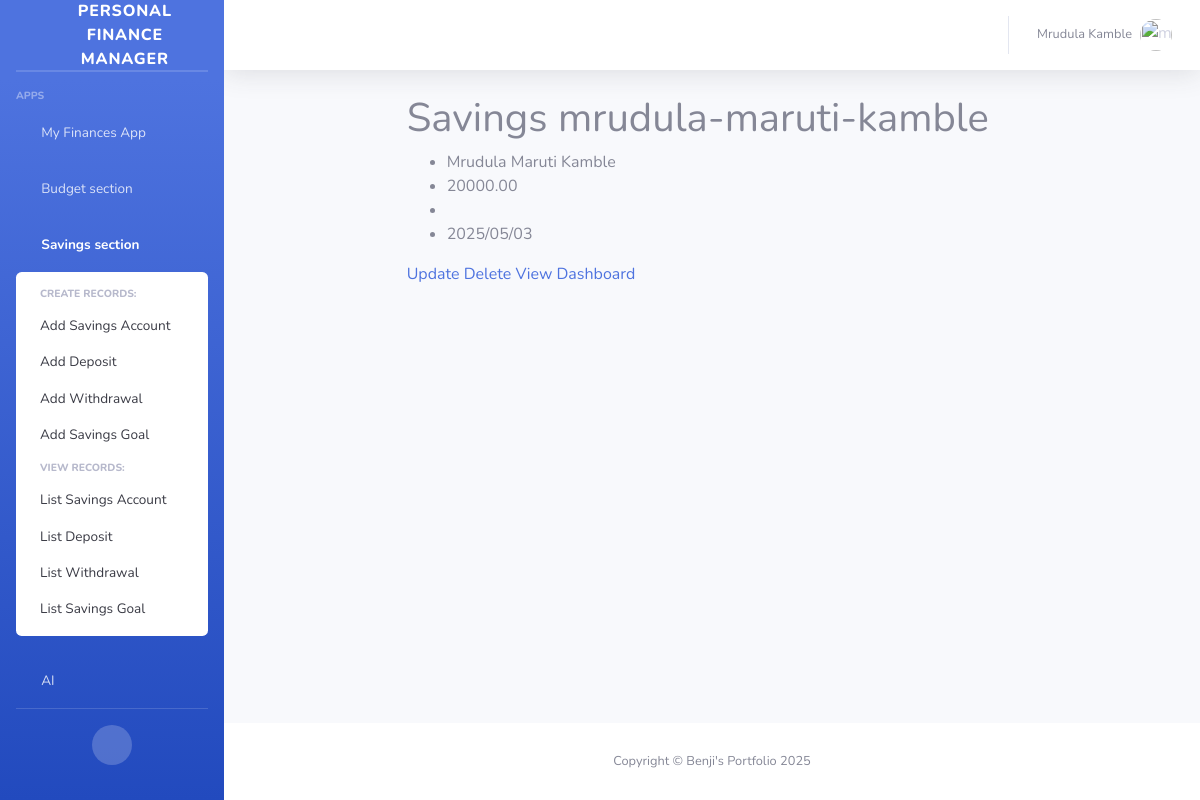
Screenshot of /savings_section/savings_detail/mrudula-maruti-kamble/ (signed in) with the database file from the repository.
### accounts/models.py (models this page shows, shortened)
class CustomUser(AbstractUser, PermissionsMixin):
    first_name = models.CharField(_('first name'), max_length=30, blank=False, null=False, unique=True)
    last_name = models.CharField(_('last name'), max_length=30, blank=False, null=False, unique=True)
    email = models.EmailField(_('email address'), unique=True, blank=False, null=False)
    phone_number = models.CharField(max_length=15, blank=False, null=False)
    is_active = models.BooleanField(_('active'), default=False)
    is_staff = models.BooleanField(_('staff status'), default=False)
    enable_two_factor_authentication = models.BooleanField(null=True, blank=True)
    date_joined = models.DateTimeField(_('date joined'), default=timezone.now)
    email_verified = models.BooleanField(_('email verified'), default=False,
                                         help_text=_('Designates whether the user has verified their email.'))
    objects = CustomUserManager()
    USERNAME_FIELD = 'email'
    REQUIRED_FIELDS = ['first_name', 'last_name']

### savings_section/models.py (models this page shows, shortened)
class SavingsAccount(models.Model):
    user = models.ForeignKey(settings.AUTH_USER_MODEL, on_delete=models.CASCADE)
    name = models.CharField(max_length=50, null=False, blank=False)
    balance = models.DecimalField(max_digits=10, decimal_places=2)
    slug = models.SlugField(blank=True, null=True, unique=True)
    description = models.TextField(max_length=100, null=True, blank=True)
    created_at = models.DateTimeField(auto_now_add=True)
    updated_at = models.DateTimeField(auto_now=True)

### savings_section/views.py (the view)
# urls.py: path('savings_detail/<slug:slug>/', SavingsAccountDetailView.as_view(), name='savings_detail'),
@method_decorator(login_required, name='dispatch')
@method_decorator(csrf_protect, name='dispatch')
class SavingsAccountDetailView(DetailView):
    model = SavingsAccount
    template_name = 'savings_section/savings_section_detail.html'
    extra_context = {'detail_what': 'Savings'}
    def get_queryset(self):
        user = self.request.user
        return SavingsAccount.objects.filter(user=user).order_by('-id')

### helper/context_processors.py (called while the page is built)
def add_custom_context(request):
    return {
        'app_name': request.resolver_match.app_name,
        'page_path': request.path,
        'today': datetime.today(),
        'user': request.user if request.user.is_authenticated else None
    }

### templates/savings_section/savings_section_detail.html (shortened to what this page needs)
{% extends 'base2.html' %}
{% block content %}
<div class="row">
    <div class="col-lg-8 mx-auto">
        <h1>{{detail_what}} {{object.slug}}</h1>
        <ul>
            {% if detail_what == 'Savings' %}
                <li>{{ object.name }}</li>
                <li>{{ object.balance }}</li>
                <li>{{ object.description }}</li>
                <li>{{ object.created_at|date:"Y/m/d" }}</li>
            {% endif %}
        </ul>
        {% if detail_what == 'Savings' %}
        <a href="{% url 'savings_section:savings_update' object.slug %}">Update</a>
        <a href="{% url 'savings_section:savings_delete' object.slug %}">Delete</a>
        <a href="{% url 'savings_section:savings_summary' object.slug %}">View Dashboard</a>
        {% elif detail_what == 'Deposit' %}
         <a href="{% url 'savings_section:deposit_update' object.slug %}">Update</a>
        <a href="{% url 'savings_section:deposit_delete' object.slug %}">Delete</a>
        {% elif details_what == 'Withdrawal' %}
         <a href="{% url 'savings_section:withdrawal_update' object.slug %}">Update</a>
        <a href="{% url 'savings_section:withdrawal_delete' object.slug %}">Delete</a>
        {% elif detail_what == 'SavingsGoal' %}
         <a href="{% url 'savings_section:savings_goal_update' object.slug %}">Update</a>
        <a href="{% url 'savings_section:savings_goal_delete' object.slug %}">Delete</a>
        {% endif %}
    </div>
</div>
{% endblock %}

### templates/base2.html (shortened to what this page needs)
{% load static %}
{% load crispy_forms_tags %}
<html lang="en">
<head>
    <link href="{% static 'vendor/fontawesome-free/css/all.min.css' %}" rel="stylesheet" type="text/css">
    <link href="{% static 'css/sb-admin-2.min.css' %}" rel="stylesheet">
</head>
<body id="page-top">
<div id="wrapper">
    <ul class="navbar-nav bg-gradient-primary sidebar sidebar-dark accordion" id="accordionSidebar">
        <a class="sidebar-brand d-flex align-items-center justify-content-center" href="{% url 'website:index' %}">
            <div class="sidebar-brand-icon rotate-n-15">
                <i class="fas fa-laugh-wink"></i>
            </div>
            <div class="sidebar-brand-text mx-3">Personal Finance Manager</div>
        </a>
        <hr class="sidebar-divider my-0">
        <hr class="sidebar-divider">
        <div class="sidebar-heading">
            Apps
        </div>
        {% if user %}
            <li class="nav-item{% if app_name == 'my_finances' %} active{% endif %}">
                <a class="nav-link{% if app_name != 'my_finances' %} collapsed{% endif %}" href="#"
                   data-toggle="collapse" data-target="#collapseTwo"
                   aria-expanded="true" aria-controls="collapseTwo">
                    <i class="fas fa-fw fa-cog"></i>
                    <span>My Finances App</span>
                </a>
                        {% url 'my_finances:current_period' as my_finances_current_period %}
                        {% url 'my_finances:year_overview' as my_finances_year_overview %}
                        {% url 'my_finances:balance_create' as my_finances_balance_create %}
                        {% url 'my_finances:income_create' as my_finances_income_create %}
                        {% url 'my_finances:outcome_create' as my_finances_outcome_create %}
                        {% url 'my_finances:balance_list' as my_finances_balance_list %}
                        {% url 'my_finances:income_list' as my_finances_income_list %}
                        {% url 'my_finances:outcome_list' as my_finances_outcome_list %}
            </li>
       <li class="nav-item{% if app_name == 'budget_section' %} active{% endif %}">
            <a class="nav-link{% if app_name != 'budget_section' %} collapsed{% endif %}" href="#"
               data-toggle="collapse" data-target="#collapse2"
               aria-expanded="true" aria-controls="collapse2">
                <i class="fas fa-fw fa-cog"></i>
                <span>Budget section</span>
            </a>
                    {% url 'budget_section:budget_create' as budget_section_budget_create %}
                    {% url 'budget_section:category_create' as budget_section_category_create %}
                    {% url 'budget_section:transaction_create' as budget_section_transaction_create %}
                     {% url 'budget_section:budget_list' as budget_section_budget_list %}
                    {% url 'budget_section:category_list' as budget_section_category_list %}
                    {% url 'budget_section:transaction_list' as budget_section_transaction_list %}
        </li>
          <li class="nav-item{% if app_name == 'savings_section' %} active{% endif %}">
            <a class="nav-link{% if app_name != 'savings_section' %} collapsed{% endif %}" href="#"
               data-toggle="collapse" data-target="#collapse3"
               aria-expanded="true" aria-controls="collapse3">
                <i class="fas fa-fw fa-cog"></i>
                <span>Savings section</span>
            </a>
            <div id="collapse3" class="collapse{% if app_name == 'savings_section' %} show{% endif %}"
                 aria-labelledby="headingTwo" data-parent="#accordionSidebar">
                <div class="bg-white py-2 collapse-inner rounded">
                    <h6 class="collapse-header">Create records:</h6>
                    {% url 'savings_section:savings_create' as savings_section_savings_create %}
                    {% url 'savings_section:deposit_create' as savings_section_deposit_create %}
                    {% url 'savings_section:withdrawal_create' as savings_section_withdrawal_create %}
                    {% url 'savings_section:savings_goal_create' as savings_section_savings_goal_create %}
                    <a class="collapse-item{% if page_path == savings_section_savings_create %} active{% endif %}"
                           href="{{ savings_section_savings_create }}">Add Savings Account</a>
                    <a class="collapse-item{% if page_path == savings_section_deposit_create %} active{% endif %}"
                       href="{{ savings_section_deposit_create }}">Add Deposit</a>
                    <a class="collapse-item{% if page_path == savings_section_withdrawal_create %} active{% endif %}"
                       href="{{savings_section_withdrawal_create }}">Add Withdrawal</a>
                    <a class="collapse-item{% if page_path == savings_section_savings_goal_create %} active{% endif %}"
                       href="{{savings_section_savings_goal_create }}">Add Savings Goal</a>
                    <h6 class="collapse-header">View records:</h6>
                    {% url 'savings_section:savings_list' as savings_section_savings_list %}
                    {% url 'savings_section:deposits_list' as savings_section_deposit_list %}
                    {% url 'savings_section:withdrawals_list' as savings_section_withdrawal_list %}
                    {% url 'savings_section:savings_goals_list' as savings_section_savings_goal_list %}
                     <a class="collapse-item{% if page_path == savings_section_savings_list %} active{% endif %}"
                           href="{{ savings_section_savings_list }}">List Savings Account</a>
                    <a cLass="coLLapse-item{% if page_path == savings_section_deposit_list %} active{% endif %}"
                       href="{{ savings_section_deposit_list }}">List Deposit</a>
                    <a class="collapse-item{% if page_path == savings_section_withdrawal_list %} active{% endif %}"
                       href="{{savings_section_withdrawal_list }}">List Withdrawal</a>
                    <a class="collapse-item{% if page_path == savings_section_savings_goal_list %} active{% endif %}"
                       href="{{savings_section_savings_goal_list }}">List Savings Goal</a>
                </div>
            </div>
        </li>
        <li class="nav-item">
            <a class="nav-link collapsed" href="/ai/dashboard/">
                <i class="fas fa-fw fa-cog"></i>
                <span>AI</span>
            </a>
        </li>
        {% endif %}
        <hr class="sidebar-divider">
        <div class="text-center d-none d-md-inline">
            <button class="rounded-circle border-0" id="sidebarToggle"></button>
        </div>
    </ul>
    <div id="content-wrapper" class="d-flex flex-column">
        <div id="content">
            <nav class="navbar navbar-expand navbar-light bg-white topbar mb-4 static-top shadow">
                <ul class="navbar-nav ml-auto">
                    <li class="nav-item dropdown no-arrow">
                        {% if user %}
                            <a class="nav-link dropdown-toggle" href="#" id="userDropdown" role="button"
                               data-toggle="dropdown" aria-haspopup="true" aria-expanded="false">
                                <span class="mr-2 d-none d-lg-inline text-gray-600 small">{{ user.first_name }} {{ user.last_name }}</span>
                                <img class="img-profile rounded-circle"
                                     src="https://w7.pngwing.com/pngs/4/736/png-transparent-female-avatar-girl-face-woman-user-flat-classy-users-icon.png" alt="{{ user.username }}">
                            </a>
                        {% endif %}
                    </li>
                </ul>
            </nav>
            <div class="container-fluid">
                {% block content %}
                {% endblock %}
            </div>
        </div>
        <footer class="sticky-footer bg-white">
            <div class="container my-auto">
                <div class="copyright text-center my-auto">
                    <span>Copyright &copy; Benji's Portfolio {{ today.year }}</span>
                </div>
            </div>
        </footer>
    </div>
</div>
</body>
</html>

### rows the page displays
CustomUser: first_name "Mrudula", last_name "Kamble"
SavingsAccount: slug "mrudula-maruti-kamble", name "Mrudula Maruti Kamble", balance "20000.00", created_at "2025/05/03"

### other values shown
{{ detail_what }} "Savings"
